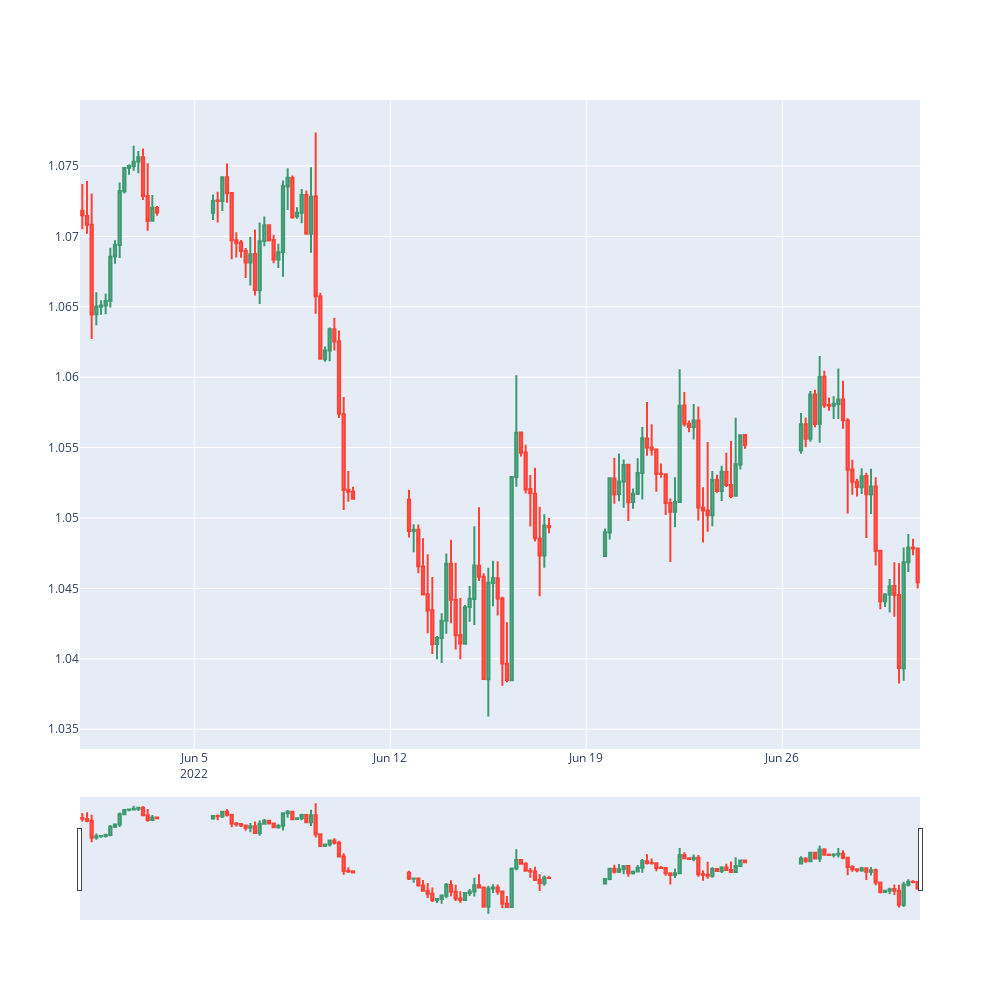

Write notebook code for a chart like this one.
### Code cell
import plotly.graph_objects as go

fig = go.Figure(data=[go.Candlestick(x=ohlc_resampled_df.index,
                open=ohlc_resampled_df['open'],
                high=ohlc_resampled_df['high'],
                low=ohlc_resampled_df['low'],
                close=ohlc_resampled_df['close'])])

fig.update_layout(    width=1000,
    height=1000,)

fig.show()

### Figure 1 — Plotly figure (JSON) as saved in the notebook; plotly's stock layout.template omitted (floating-point values rounded to 4 significant figures; data arrays with more than 128 entries replaced by an {"elided": "..."} marker saying what was removed)
{"data": [{"close": {"elided": "180 float values"}, "high": {"elided": "180 float values"}, "low": {"elided": "180 float values"}, "open": {"elided": "180 float values"}, "x": {"elided": "180 str values"}, "type": "candlestick"}], "layout": {"width": 1000, "height": 1000}}
